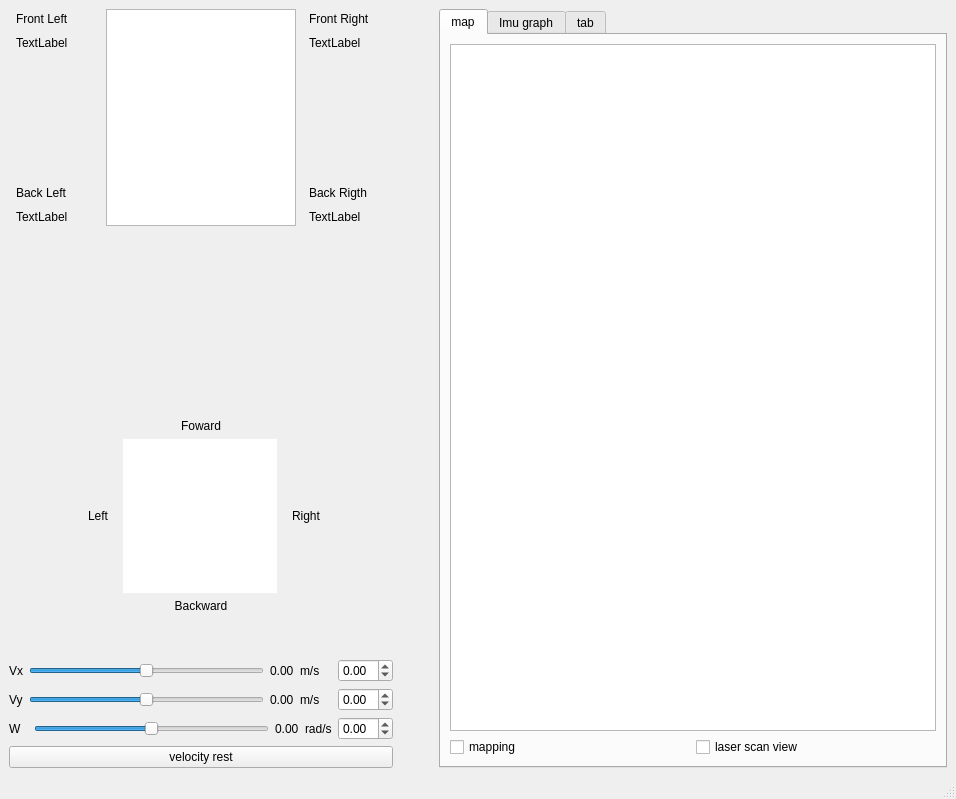
<?xml version="1.0" encoding="UTF-8"?>
<ui version="4.0">
 <class>mainbot_contorl_window</class>
 <widget class="QMainWindow" name="mainbot_contorl_window">
  <property name="geometry">
   <rect>
    <x>0</x>
    <y>0</y>
    <width>956</width>
    <height>799</height>
   </rect>
  </property>
  <property name="windowTitle">
   <string>MainWindow</string>
  </property>
  <widget class="QWidget" name="centralwidget">
   <layout class="QGridLayout" name="gridLayout_9">
    <item row="0" column="0">
     <layout class="QHBoxLayout" name="horizontalLayout_6">
      <property name="sizeConstraint">
       <enum>QLayout::SetMinimumSize</enum>
      </property>
      <item>
       <layout class="QVBoxLayout" name="verticalLayout_4">
        <item>
         <layout class="QGridLayout" name="gridLayout_3">
          <item row="4" column="0">
           <widget class="QLabel" name="BL_angVel">
            <property name="text">
             <string>TextLabel</string>
            </property>
           </widget>
          </item>
          <item row="4" column="2">
           <widget class="QLabel" name="BR_angVel">
            <property name="text">
             <string>TextLabel</string>
            </property>
           </widget>
          </item>
          <item row="0" column="1" rowspan="5">
           <widget class="QGraphicsView" name="mecanum">
            <property name="minimumSize">
             <size>
              <width>190</width>
              <height>217</height>
             </size>
            </property>
            <property name="maximumSize">
             <size>
              <width>190</width>
              <height>217</height>
             </size>
            </property>
           </widget>
          </item>
          <item row="3" column="0">
           <widget class="QLabel" name="label_9">
            <property name="text">
             <string>Back Left</string>
            </property>
           </widget>
          </item>
          <item row="3" column="2">
           <widget class="QLabel" name="label_10">
            <property name="text">
             <string>Back Rigth</string>
            </property>
           </widget>
          </item>
          <item row="0" column="0">
           <widget class="QLabel" name="label_11">
            <property name="sizePolicy">
             <sizepolicy hsizetype="Fixed" vsizetype="Preferred">
              <horstretch>0</horstretch>
              <verstretch>0</verstretch>
             </sizepolicy>
            </property>
            <property name="minimumSize">
             <size>
              <width>77</width>
              <height>0</height>
             </size>
            </property>
            <property name="maximumSize">
             <size>
              <width>77</width>
              <height>16777215</height>
             </size>
            </property>
            <property name="text">
             <string>Front Left</string>
            </property>
           </widget>
          </item>
          <item row="1" column="0">
           <widget class="QLabel" name="FL_angVel">
            <property name="text">
             <string>TextLabel</string>
            </property>
           </widget>
          </item>
          <item row="0" column="2">
           <widget class="QLabel" name="label_12">
            <property name="sizePolicy">
             <sizepolicy hsizetype="Fixed" vsizetype="Preferred">
              <horstretch>0</horstretch>
              <verstretch>0</verstretch>
             </sizepolicy>
            </property>
            <property name="minimumSize">
             <size>
              <width>77</width>
              <height>0</height>
             </size>
            </property>
            <property name="maximumSize">
             <size>
              <width>77</width>
              <height>16777215</height>
             </size>
            </property>
            <property name="text">
             <string>Front Right</string>
            </property>
           </widget>
          </item>
          <item row="1" column="2">
           <widget class="QLabel" name="FR_angVel">
            <property name="text">
             <string>TextLabel</string>
            </property>
           </widget>
          </item>
          <item row="2" column="2">
           <spacer name="verticalSpacer_5">
            <property name="orientation">
             <enum>Qt::Vertical</enum>
            </property>
            <property name="sizeType">
             <enum>QSizePolicy::Fixed</enum>
            </property>
            <property name="sizeHint" stdset="0">
             <size>
              <width>20</width>
              <height>125</height>
             </size>
            </property>
           </spacer>
          </item>
          <item row="2" column="0">
           <spacer name="verticalSpacer_6">
            <property name="orientation">
             <enum>Qt::Vertical</enum>
            </property>
            <property name="sizeType">
             <enum>QSizePolicy::Fixed</enum>
            </property>
            <property name="sizeHint" stdset="0">
             <size>
              <width>20</width>
              <height>125</height>
             </size>
            </property>
           </spacer>
          </item>
         </layout>
        </item>
        <item>
         <layout class="QVBoxLayout" name="verticalLayout_5">
          <item>
           <spacer name="verticalSpacer_7">
            <property name="orientation">
             <enum>Qt::Vertical</enum>
            </property>
            <property name="sizeHint" stdset="0">
             <size>
              <width>20</width>
              <height>40</height>
             </size>
            </property>
           </spacer>
          </item>
          <item>
           <layout class="QVBoxLayout" name="verticalLayout_6">
            <item>
             <widget class="QLabel" name="label_13">
              <property name="text">
               <string>Foward</string>
              </property>
              <property name="alignment">
               <set>Qt::AlignCenter</set>
              </property>
             </widget>
            </item>
            <item>
             <layout class="QHBoxLayout" name="horizontalLayout_7">
              <item>
               <spacer name="horizontalSpacer_3">
                <property name="orientation">
                 <enum>Qt::Horizontal</enum>
                </property>
                <property name="sizeType">
                 <enum>QSizePolicy::Fixed</enum>
                </property>
                <property name="sizeHint" stdset="0">
                 <size>
                  <width>40</width>
                  <height>20</height>
                 </size>
                </property>
               </spacer>
              </item>
              <item>
               <widget class="QLabel" name="label_14">
                <property name="sizePolicy">
                 <sizepolicy hsizetype="Fixed" vsizetype="Preferred">
                  <horstretch>0</horstretch>
                  <verstretch>0</verstretch>
                 </sizepolicy>
                </property>
                <property name="minimumSize">
                 <size>
                  <width>50</width>
                  <height>0</height>
                 </size>
                </property>
                <property name="layoutDirection">
                 <enum>Qt::RightToLeft</enum>
                </property>
                <property name="text">
                 <string>Left</string>
                </property>
                <property name="alignment">
                 <set>Qt::AlignRight|Qt::AlignTrailing|Qt::AlignVCenter</set>
                </property>
               </widget>
              </item>
              <item>
               <widget class="QGraphicsView" name="vel_veiw">
                <property name="sizePolicy">
                 <sizepolicy hsizetype="Fixed" vsizetype="Fixed">
                  <horstretch>0</horstretch>
                  <verstretch>0</verstretch>
                 </sizepolicy>
                </property>
                <property name="minimumSize">
                 <size>
                  <width>154</width>
                  <height>154</height>
                 </size>
                </property>
                <property name="maximumSize">
                 <size>
                  <width>154</width>
                  <height>154</height>
                 </size>
                </property>
                <property name="baseSize">
                 <size>
                  <width>230</width>
                  <height>230</height>
                 </size>
                </property>
                <property name="contextMenuPolicy">
                 <enum>Qt::PreventContextMenu</enum>
                </property>
                <property name="frameShape">
                 <enum>QFrame::NoFrame</enum>
                </property>
                <property name="frameShadow">
                 <enum>QFrame::Sunken</enum>
                </property>
                <property name="verticalScrollBarPolicy">
                 <enum>Qt::ScrollBarAlwaysOff</enum>
                </property>
                <property name="horizontalScrollBarPolicy">
                 <enum>Qt::ScrollBarAlwaysOff</enum>
                </property>
               </widget>
              </item>
              <item>
               <widget class="QLabel" name="label_15">
                <property name="sizePolicy">
                 <sizepolicy hsizetype="Fixed" vsizetype="Preferred">
                  <horstretch>0</horstretch>
                  <verstretch>0</verstretch>
                 </sizepolicy>
                </property>
                <property name="minimumSize">
                 <size>
                  <width>50</width>
                  <height>0</height>
                 </size>
                </property>
                <property name="text">
                 <string>Right</string>
                </property>
               </widget>
              </item>
              <item>
               <spacer name="horizontalSpacer_4">
                <property name="orientation">
                 <enum>Qt::Horizontal</enum>
                </property>
                <property name="sizeType">
                 <enum>QSizePolicy::Fixed</enum>
                </property>
                <property name="sizeHint" stdset="0">
                 <size>
                  <width>40</width>
                  <height>20</height>
                 </size>
                </property>
               </spacer>
              </item>
             </layout>
            </item>
            <item>
             <widget class="QLabel" name="label_16">
              <property name="text">
               <string>Backward</string>
              </property>
              <property name="alignment">
               <set>Qt::AlignCenter</set>
              </property>
             </widget>
            </item>
            <item>
             <spacer name="verticalSpacer_8">
              <property name="orientation">
               <enum>Qt::Vertical</enum>
              </property>
              <property name="sizeHint" stdset="0">
               <size>
                <width>20</width>
                <height>40</height>
               </size>
              </property>
             </spacer>
            </item>
           </layout>
          </item>
          <item>
           <layout class="QHBoxLayout" name="horizontalLayout_8">
            <property name="sizeConstraint">
             <enum>QLayout::SetFixedSize</enum>
            </property>
            <item>
             <widget class="QLabel" name="Vx_fix_label_2">
              <property name="sizePolicy">
               <sizepolicy hsizetype="Fixed" vsizetype="Preferred">
                <horstretch>0</horstretch>
                <verstretch>0</verstretch>
               </sizepolicy>
              </property>
              <property name="text">
               <string>Vx</string>
              </property>
             </widget>
            </item>
            <item>
             <widget class="QSlider" name="Vx_horizontalSlider">
              <property name="sizePolicy">
               <sizepolicy hsizetype="Fixed" vsizetype="Fixed">
                <horstretch>0</horstretch>
                <verstretch>0</verstretch>
               </sizepolicy>
              </property>
              <property name="minimumSize">
               <size>
                <width>235</width>
                <height>0</height>
               </size>
              </property>
              <property name="styleSheet">
               <string notr="true">QSlider {
            &quot;background-color: #FF3B3B3B;&quot;
            &quot;color: white;&quot;
            &quot;border : 0.1em;&quot;
            &quot;height:  1.5em;&quot;
        }</string>
              </property>
              <property name="minimum">
               <number>-23</number>
              </property>
              <property name="maximum">
               <number>23</number>
              </property>
              <property name="orientation">
               <enum>Qt::Horizontal</enum>
              </property>
              <property name="tickPosition">
               <enum>QSlider::NoTicks</enum>
              </property>
             </widget>
            </item>
            <item>
             <widget class="QLabel" name="Vx_value">
              <property name="sizePolicy">
               <sizepolicy hsizetype="Fixed" vsizetype="Preferred">
                <horstretch>0</horstretch>
                <verstretch>0</verstretch>
               </sizepolicy>
              </property>
              <property name="text">
               <string>0.00</string>
              </property>
             </widget>
            </item>
            <item>
             <widget class="QLabel" name="label">
              <property name="text">
               <string>m/s</string>
              </property>
             </widget>
            </item>
            <item>
             <widget class="QDoubleSpinBox" name="Vx_doubleSpinBox">
              <property name="sizePolicy">
               <sizepolicy hsizetype="Fixed" vsizetype="Fixed">
                <horstretch>0</horstretch>
                <verstretch>0</verstretch>
               </sizepolicy>
              </property>
              <property name="minimum">
               <double>-0.230000000000000</double>
              </property>
              <property name="maximum">
               <double>0.230000000000000</double>
              </property>
              <property name="singleStep">
               <double>0.010000000000000</double>
              </property>
             </widget>
            </item>
           </layout>
          </item>
          <item>
           <layout class="QHBoxLayout" name="horizontalLayout_9">
            <property name="sizeConstraint">
             <enum>QLayout::SetFixedSize</enum>
            </property>
            <item>
             <widget class="QLabel" name="Vy_fix_label_2">
              <property name="sizePolicy">
               <sizepolicy hsizetype="Fixed" vsizetype="Preferred">
                <horstretch>0</horstretch>
                <verstretch>0</verstretch>
               </sizepolicy>
              </property>
              <property name="text">
               <string>Vy</string>
              </property>
             </widget>
            </item>
            <item>
             <widget class="QSlider" name="Vy_horizontalSlider">
              <property name="sizePolicy">
               <sizepolicy hsizetype="Fixed" vsizetype="Fixed">
                <horstretch>0</horstretch>
                <verstretch>0</verstretch>
               </sizepolicy>
              </property>
              <property name="minimumSize">
               <size>
                <width>235</width>
                <height>0</height>
               </size>
              </property>
              <property name="minimum">
               <number>-23</number>
              </property>
              <property name="maximum">
               <number>23</number>
              </property>
              <property name="orientation">
               <enum>Qt::Horizontal</enum>
              </property>
             </widget>
            </item>
            <item>
             <widget class="QLabel" name="Vy_value">
              <property name="sizePolicy">
               <sizepolicy hsizetype="Fixed" vsizetype="Preferred">
                <horstretch>0</horstretch>
                <verstretch>0</verstretch>
               </sizepolicy>
              </property>
              <property name="text">
               <string>0.00</string>
              </property>
             </widget>
            </item>
            <item>
             <widget class="QLabel" name="label_2">
              <property name="text">
               <string>m/s</string>
              </property>
             </widget>
            </item>
            <item>
             <widget class="QDoubleSpinBox" name="Vy_doubleSpinBox">
              <property name="sizePolicy">
               <sizepolicy hsizetype="Fixed" vsizetype="Fixed">
                <horstretch>0</horstretch>
                <verstretch>0</verstretch>
               </sizepolicy>
              </property>
              <property name="minimum">
               <double>-0.230000000000000</double>
              </property>
              <property name="maximum">
               <double>0.230000000000000</double>
              </property>
              <property name="singleStep">
               <double>0.010000000000000</double>
              </property>
             </widget>
            </item>
           </layout>
          </item>
          <item>
           <layout class="QHBoxLayout" name="horizontalLayout_10">
            <property name="sizeConstraint">
             <enum>QLayout::SetFixedSize</enum>
            </property>
            <item>
             <widget class="QLabel" name="W_fix_label_2">
              <property name="sizePolicy">
               <sizepolicy hsizetype="Fixed" vsizetype="Preferred">
                <horstretch>0</horstretch>
                <verstretch>0</verstretch>
               </sizepolicy>
              </property>
              <property name="minimumSize">
               <size>
                <width>19</width>
                <height>0</height>
               </size>
              </property>
              <property name="text">
               <string>W</string>
              </property>
             </widget>
            </item>
            <item>
             <widget class="QSlider" name="W_horizontalSlider">
              <property name="sizePolicy">
               <sizepolicy hsizetype="Fixed" vsizetype="Fixed">
                <horstretch>0</horstretch>
                <verstretch>0</verstretch>
               </sizepolicy>
              </property>
              <property name="minimumSize">
               <size>
                <width>235</width>
                <height>0</height>
               </size>
              </property>
              <property name="minimum">
               <number>-23</number>
              </property>
              <property name="maximum">
               <number>23</number>
              </property>
              <property name="orientation">
               <enum>Qt::Horizontal</enum>
              </property>
             </widget>
            </item>
            <item>
             <widget class="QLabel" name="W_value">
              <property name="sizePolicy">
               <sizepolicy hsizetype="Fixed" vsizetype="Preferred">
                <horstretch>0</horstretch>
                <verstretch>0</verstretch>
               </sizepolicy>
              </property>
              <property name="text">
               <string>0.00</string>
              </property>
             </widget>
            </item>
            <item>
             <widget class="QLabel" name="label_3">
              <property name="text">
               <string>rad/s</string>
              </property>
             </widget>
            </item>
            <item>
             <widget class="QDoubleSpinBox" name="W_doubleSpinBox">
              <property name="sizePolicy">
               <sizepolicy hsizetype="Fixed" vsizetype="Fixed">
                <horstretch>0</horstretch>
                <verstretch>0</verstretch>
               </sizepolicy>
              </property>
              <property name="minimum">
               <double>-0.350000000000000</double>
              </property>
              <property name="maximum">
               <double>0.350000000000000</double>
              </property>
              <property name="singleStep">
               <double>0.010000000000000</double>
              </property>
             </widget>
            </item>
           </layout>
          </item>
          <item>
           <widget class="QPushButton" name="vel_rst_btn">
            <property name="text">
             <string>velocity rest</string>
            </property>
           </widget>
          </item>
         </layout>
        </item>
       </layout>
      </item>
     </layout>
    </item>
    <item row="0" column="1">
     <spacer name="horizontalSpacer_5">
      <property name="orientation">
       <enum>Qt::Horizontal</enum>
      </property>
      <property name="sizeType">
       <enum>QSizePolicy::Fixed</enum>
      </property>
      <property name="sizeHint" stdset="0">
       <size>
        <width>40</width>
        <height>20</height>
       </size>
      </property>
     </spacer>
    </item>
    <item row="0" column="2">
     <layout class="QGridLayout" name="gridLayout_6">
      <item row="0" column="0">
       <widget class="QTabWidget" name="tabWidget_2">
        <property name="currentIndex">
         <number>0</number>
        </property>
        <widget class="QWidget" name="tab_1">
         <attribute name="title">
          <string>map</string>
         </attribute>
         <layout class="QGridLayout" name="gridLayout_7">
          <item row="1" column="1">
           <widget class="QCheckBox" name="laser_scan_view_state">
            <property name="text">
             <string>laser scan view</string>
            </property>
           </widget>
          </item>
          <item row="1" column="0">
           <widget class="QCheckBox" name="mapping_state">
            <property name="text">
             <string>mapping</string>
            </property>
           </widget>
          </item>
          <item row="0" column="0" colspan="2">
           <widget class="QGraphicsView" name="map">
            <property name="minimumSize">
             <size>
              <width>0</width>
              <height>0</height>
             </size>
            </property>
           </widget>
          </item>
         </layout>
        </widget>
        <widget class="QWidget" name="tab_2">
         <attribute name="title">
          <string>Imu graph</string>
         </attribute>
         <layout class="QGridLayout" name="gridLayout_8">
          <item row="0" column="0">
           <widget class="QWidget" name="imu_graph_widget" native="true"/>
          </item>
         </layout>
        </widget>
        <widget class="QWidget" name="tab_3">
         <attribute name="title">
          <string>tab</string>
         </attribute>
        </widget>
       </widget>
      </item>
     </layout>
    </item>
   </layout>
  </widget>
  <widget class="QMenuBar" name="menubar">
   <property name="geometry">
    <rect>
     <x>0</x>
     <y>0</y>
     <width>956</width>
     <height>28</height>
    </rect>
   </property>
  </widget>
  <widget class="QStatusBar" name="statusbar"/>
 </widget>
 <resources/>
 <connections/>
</ui>
